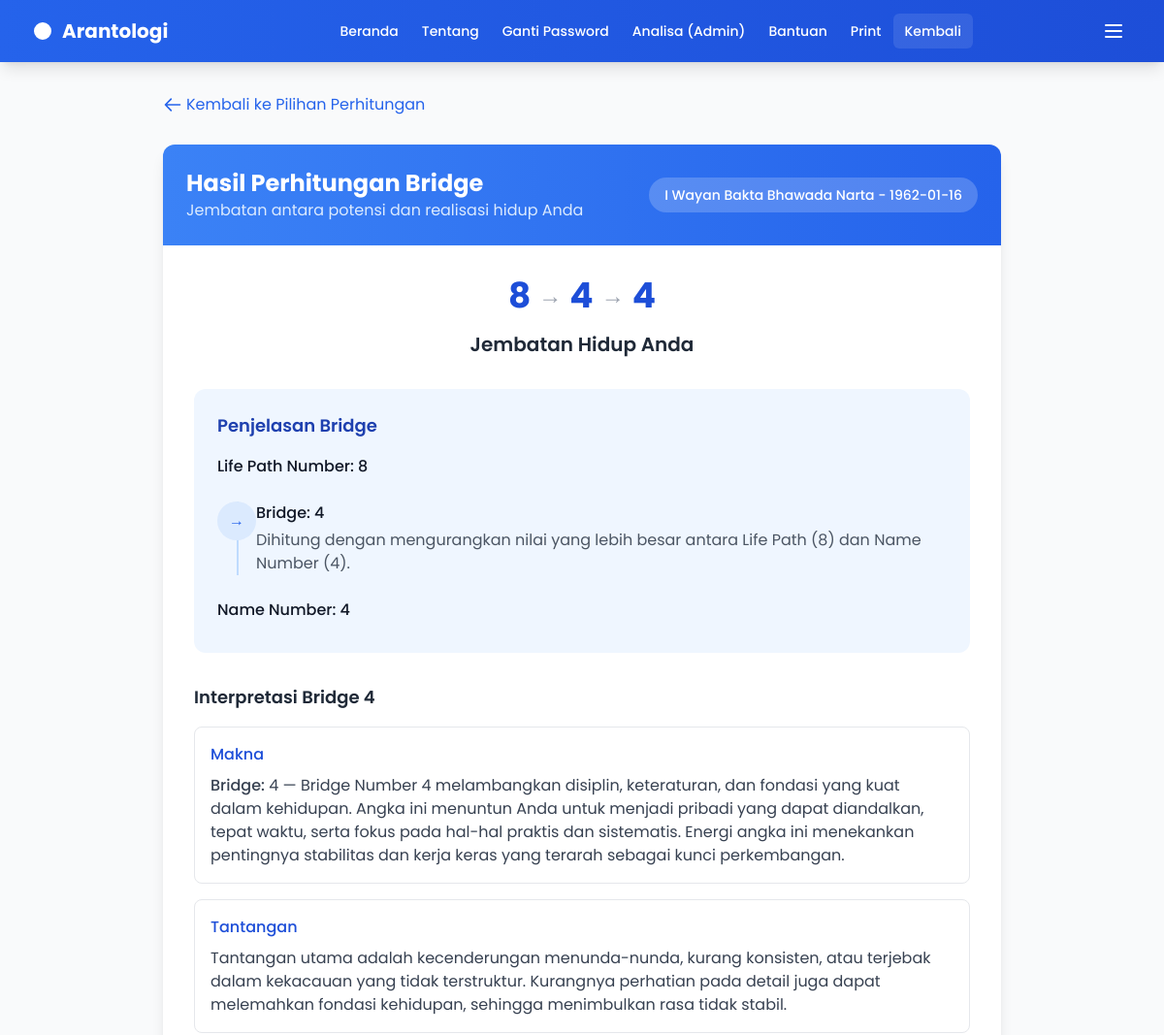
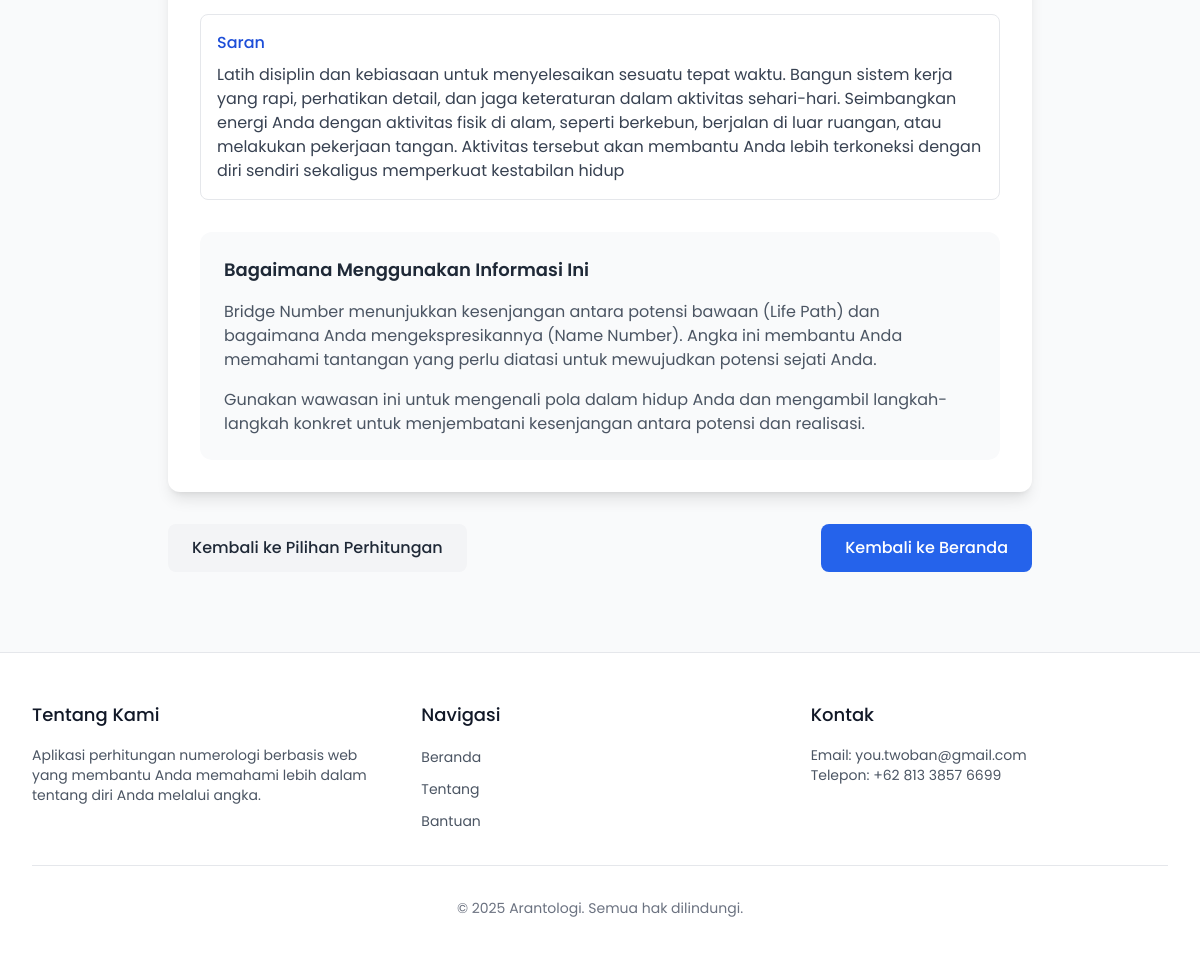
The page /bridge (signed in) on the database its author committed (2 pictures, top to bottom).
### db.py (models this page shows)
class User(Base, UserMixin):
    __tablename__ = 'users'
    id = Column(Integer, primary_key=True)
    email = Column(String(255), unique=True, index=True, nullable=False)
    password_hash = Column(String(255), nullable=False)
    role = Column(String(32), default='bronze', index=True)  # bronze, silver, gold, admin
    is_active = Column(Boolean, default=True)
    reset_token = Column(String(255), nullable=True, index=True)
    reset_expires_at = Column(DateTime, nullable=True)
    created_at = Column(DateTime, default=datetime.utcnow, index=True)
    full_name = Column(String(255), nullable=True)
    birth_date = Column(String(10), nullable=True)  # YYYY-MM-DD

class BridgeNumber(Base):
    __tablename__ = 'bridge_number'
    key = Column(String(32), primary_key=True, index=True)
    deskripsi = Column(Text, default='')
    makna = Column(Text, default='')
    tantangan = Column(Text, default='')
    saran = Column(Text, default='')

### app.py (the view)
@app.route('/bridge')
@login_required
def bridge_result():
    guard = _enforce_role('gold')
    if guard:
        return guard
    """Handle Bridge calculation and display results.

    Aturan:
    - Bridge = selisih absolut antara Life Path dan Harani/Name Number.
    - Jika 5 <= Bridge < 8, tampilkan kombinasi (life_path-name_number) sebagai bridge_number.
    - Deskripsi, makna, tantangan, saran diambil dari bridge_number.xlsx.
    """
    try:
        if 'form_data' not in session or not session['form_data']:
            flash('Silakan isi data terlebih dahulu', 'error')
            return redirect(url_for('input_data'))
        name = session['form_data'].get('name', '')
        birth_date = session['form_data'].get('birth_date', '')
        from numerology_utils import life_path_calculation, calculate_bridge
        life_path_info = life_path_calculation(birth_date)
        life_path_number = life_path_info.get('life_path')
        from numerology_utils import harani_calculation
        harani_info = harani_calculation(name)
        name_number = harani_info.get('number', 0)
        bres = calculate_bridge(life_path_number, name_number)
        bridge_number = bres.get('bridge_number', '')
        try:
            bridge_label = get_bridge_name(str(bridge_number)) or ''
        except Exception:
            bridge_label = ''
        bridge_description = bres.get('bridge_description', '')
        bridge_meaning = bres.get('bridge_meaning', '')
        bridge_challenge = bres.get('bridge_challenge', '')
        bridge_advice = bres.get('bridge_advice', '')
        life_path_meaning = ''
        name_meaning = ''
        return render_template(
            'bridge_result.html',
            name=name,
            birth_date=birth_date,
            life_path_number=life_path_number,
            name_number=name_number,
            bridge_number=bridge_number,
            bridge_label=bridge_label,
            bridge_description=bridge_description,
            bridge_meaning=bridge_meaning,
            bridge_challenge=bridge_challenge,
            bridge_advice=bridge_advice,
            life_path_meaning=life_path_meaning,
            name_meaning=name_meaning,
        )
    except Exception as e:
        print(f"Error in bridge_result: {str(e)}")
        traceback.print_exc()
        flash('Terjadi kesalahan saat menghitung Bridge', 'error')
        return redirect(url_for('calculation_options'))

### app.py (called while the page is built)
@login_manager.user_loader
def load_user(user_id):
    try:
        db = SessionLocal()
        try:
            return db.query(User).get(int(user_id))
        finally:
            db.close()
    except Exception:
        return None

@app.context_processor
def inject_globals():
    try:
        names = get_wuku_names_db()
        if names:
            return {'WUKU_NAMES': names}
    except Exception:
        pass
    try:
        return {'WUKU_NAMES': get_wuku_names()}
    except Exception:
        return {'WUKU_NAMES': []}

@app.after_request
def add_cors_headers(response):
    response.headers.add('Access-Control-Allow-Origin', '*')
    response.headers.add('Access-Control-Allow-Headers', 'Content-Type,Authorization')
    response.headers.add('Access-Control-Allow-Methods', 'GET,PUT,POST,DELETE,OPTIONS')
    return response

def _has_role(required: str) -> bool:
    try:
        return ROLE_RANK.get(getattr(current_user, 'role', ''), 0) >= ROLE_RANK.get(required, 1)
    except Exception:
        return False

def _enforce_role(required: str):
    if not current_user.is_authenticated:
        return redirect(url_for('login'))
    if not _has_role(required):
        flash('Fitur terkunci untuk level Anda', 'error')
        return redirect(url_for('show_cards'))
    return None

### db_access.py (called while the page is built)
def get_session() -> Session:
    return SessionLocal()

def get_bridge_details(key: str, db: Optional[Session] = None) -> Optional[dict]:
    if not key:
        return None
    close = False
    if db is None:
        db = get_session()
        close = True
    try:
        r = db.get(BridgeNumber, str(key))
        if not r:
            return None
        return {
            'deskripsi': r.deskripsi or '',
            'makna': r.makna or '',
            'tantangan': r.tantangan or '',
            'saran': r.saran or '',
        }
    finally:
        if close:
            db.close()

def get_bridge_name(bgride: str, db: Optional[Session] = None) -> Optional[str]:
    if not bgride:
        return None
    close = False
    if db is None:
        db = get_session()
        close = True
    try:
        r = db.get(BridgeName, str(bgride))
        return (r.deskripsi or '') if r else None
    finally:
        if close:
            db.close()

### templates/bridge_result.html (shortened to what this page needs)
{% extends "base.html" %}
{% block content %}
<div class="container mx-auto px-4 py-8 max-w-4xl">
    <div class="mb-6">
        <a href="{{ url_for('calculation_options') }}" class="inline-flex items-center text-blue-600 hover:text-blue-800">
            <svg class="w-5 h-5 mr-1" fill="none" stroke="currentColor" viewBox="0 0 24 24" xmlns="http://www.w3.org/2000/svg">
                <path stroke-linecap="round" stroke-linejoin="round" stroke-width="2" d="M10 19l-7-7m0 0l7-7m-7 7h18"></path>
            </svg>
            Kembali ke Pilihan Perhitungan
        </a>
    </div>
    <div class="bg-white rounded-xl shadow-lg overflow-hidden mb-8">
        <div class="bg-gradient-to-r from-blue-500 to-blue-600 p-6 text-white">
            <div class="flex flex-col md:flex-row md:items-center md:justify-between">
                <div>
                    <h1 class="text-2xl font-bold">Hasil Perhitungan Bridge</h1>
                    <p class="text-blue-100">Jembatan antara potensi dan realisasi hidup Anda</p>
                </div>
                <div class="mt-4 md:mt-0">
                    <span class="inline-block bg-white bg-opacity-20 px-4 py-2 rounded-full text-sm font-medium">
                        {{ name }} - {{ birth_date }}
                    </span>
                </div>
            </div>
        </div>
        <div class="p-6 md:p-8">
            <div class="mb-8 text-center">
                <div class="inline-flex items-center justify-center space-x-2 mb-4">
                    <span class="text-4xl font-bold text-blue-700">{{ life_path_number }}</span>
                    <span class="text-2xl text-gray-400">→</span>
                    <span class="text-4xl font-bold text-blue-700">{{ bridge_number }}</span>
                    <span class="text-2xl text-gray-400">→</span>
                    <span class="text-4xl font-bold text-blue-700">{{ name_number }}</span>
                </div>
                <h2 class="text-xl font-semibold text-gray-800 mb-2">Jembatan Hidup Anda</h2>
            </div>
            <div class="bg-blue-50 rounded-xl p-6 mb-8">
                <h3 class="text-lg font-semibold text-blue-800 mb-4">Penjelasan Bridge</h3>
                <div class="space-y-6">
                    <div>
                        <h4 class="font-medium text-gray-900 mb-2">Life Path Number: {{ life_path_number }}</h4>
                    </div>
                    <div class="relative">
                        <div class="relative pl-10 mb-2">
                            <div class="absolute left-0 top-0 w-10 h-10 rounded-full bg-blue-100 flex items-center justify-center">
                                <span class="text-blue-600 font-bold">→</span>
                            </div>
                            <h4 class="font-medium text-gray-900">Bridge: {{ bridge_label or bridge_number }}</h4>
                            <p class="text-gray-600 mt-1">
                                Dihitung dengan mengurangkan nilai yang lebih besar antara Life Path ({{ life_path_number }})
                                dan Name Number ({{ name_number }}).
                            </p>
                        </div>
                    </div>
                    <div>
                        <h4 class="font-medium text-gray-900 mb-2">Name Number: {{ name_number }}</h4>
                    </div>
                </div>
            </div>
            <div class="mb-8">
                <h3 class="text-lg font-semibold text-gray-800 mb-4">Interpretasi Bridge {{ bridge_number }}</h3>
                <div class="space-y-4">
                    <div class="p-4 bg-white border border-gray-200 rounded-lg">
                        <h4 class="font-medium text-blue-700 mb-2">Makna</h4>
                        <p class="text-gray-700">
                            <span class="font-medium">Bridge:</span>
                            {{ bridge_label or bridge_number }} —
                            {{ bridge_description or bridge_meaning }}
                        </p>
                    </div>
                    <div class="p-4 bg-white border border-gray-200 rounded-lg">
                        <h4 class="font-medium text-blue-700 mb-2">Tantangan</h4>
                        <p class="text-gray-700">{{ bridge_challenge }}</p>
                    </div>
                    <div class="p-4 bg-white border border-gray-200 rounded-lg">
                        <h4 class="font-medium text-blue-700 mb-2">Saran</h4>
                        <p class="text-gray-700">{{ bridge_advice }}</p>
                    </div>
                </div>
            </div>
            <div class="bg-gray-50 rounded-xl p-6">
                <h3 class="text-lg font-semibold text-gray-800 mb-4">Bagaimana Menggunakan Informasi Ini</h3>
                <div class="space-y-4">
                    <p class="text-gray-600">
                        Bridge Number menunjukkan kesenjangan antara potensi bawaan (Life Path) dan bagaimana Anda
                        mengekspresikannya (Name Number). Angka ini membantu Anda memahami tantangan yang perlu
                        diatasi untuk mewujudkan potensi sejati Anda.
                    </p>
                    <p class="text-gray-600">
                        Gunakan wawasan ini untuk mengenali pola dalam hidup Anda dan mengambil langkah-langkah
                        konkret untuk menjembatani kesenjangan antara potensi dan realisasi.
                    </p>
                </div>
            </div>
        </div>
    </div>
    <div class="flex flex-col sm:flex-row justify-between gap-4 mt-8">
        <a href="{{ url_for('calculation_options') }}" class="px-6 py-3 bg-gray-100 hover:bg-gray-200 text-gray-800 rounded-lg font-medium text-center transition-colors">
            Kembali ke Pilihan Perhitungan
        </a>
        <a href="{{ url_for('login') }}" class="px-6 py-3 bg-blue-600 hover:bg-blue-700 text-white rounded-lg font-medium text-center transition-colors">
            Kembali ke Beranda
        </a>
    </div>
</div>
{% endblock %}

### templates/base.html (style rules this page uses)
body { font-size: 12pt; line-height: 1.4; -webkit-print-color-adjust: exact; print-color-adjust: exact; }
h1, h2, h3 { page-break-after: avoid; color: #333 !important; }
.container { max-width: none !important; }
.bg-gradient-to-r { background: #f8f9fa !important; }
.text-white { color: #333 !important; }
.shadow-lg, .shadow-sm { box-shadow: none !important; }
.rounded-xl, .rounded-lg { border: 1px solid #ddd; }
svg { width: 16px !important; height: 16px !important; display: inline-block !important; vertical-align: middle !important; }
.flex { display: block !important; }
.flex.items-center { display: flex !important; align-items: center !important; }
.flex.items-center, .bg-purple-100, .bg-green-100, .bg-orange-100, .bg-blue-100, .bg-pink-100 { page-break-inside: avoid !important; }

### rows shown on the page
User: full_name "I Wayan Bakta Bhawada Narta"
BridgeNumber: makna "Bridge Number 4 melambangkan disiplin, keteraturan, dan fondasi yang kuat dalam kehidupan. Angka ini menuntun Anda untuk menjadi pribadi yang dapat diandalkan, tepat waktu, serta fokus pada hal-hal praktis dan sistematis. Energi angka ini menekankan pentingnya stabilitas dan kerja keras yang terarah sebagai kunci perkembangan.", tantangan "Tantangan utama adalah kecenderungan menunda-nunda, kurang konsisten, atau terjebak dalam kekacauan yang tidak terstruktur. Kurangnya perhatian pada detail juga dapat melemahkan fondasi kehidupan, sehingga menimbulkan rasa tidak stabil.", saran "Latih disiplin dan kebiasaan untuk menyelesaikan sesuatu tepat waktu. Bangun sistem kerja yang rapi, perhatikan detail, dan jaga keteraturan dalam aktivitas sehari-hari. Seimbangkan energi Anda dengan aktivitas fisik di alam, seperti berkebun, berjalan di luar ruangan, atau melakukan pekerjaan tangan. Aktivitas tersebut akan membantu Anda lebih terkoneksi dengan diri sendiri sekaligus memperkuat kestabilan hidup"

### other values the page prints
{{ birth_date }} "1962-01-16"
{{ life_path_number }} "8"
{{ bridge_number }} "4"
{{ name_number }} "4"
{{ bridge_label or bridge_number }} "4"
